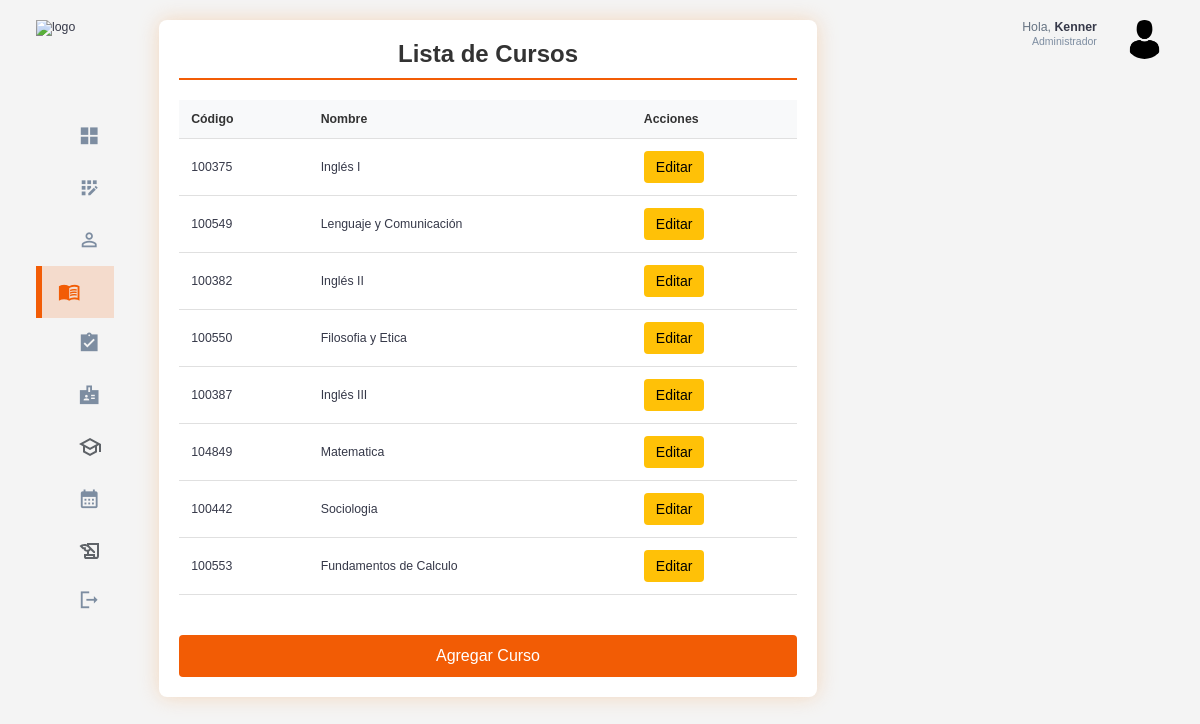
/cursos/ (signed in), run on the app's committed database.
### cursos/models.py (models this page shows, shortened)
class Curso(models.Model):
    codigo = models.CharField(max_length=10, unique=True)  # Campo único
    nombre = models.CharField(max_length=100)
    descripcion = models.TextField(null=True, blank=True)
    creditos = models.IntegerField()
    ciclo = models.IntegerField(validators=[MinValueValidator(1), MaxValueValidator(10)])
    pre_requisitos = models.ManyToManyField('self', symmetrical=False, related_name='requisitos_para', blank=True)

### usuarios/models.py (models this page shows, shortened)
class Usuario(AbstractUser):
    id = models.AutoField(primary_key=True)
    rol = models.ForeignKey(Rol, on_delete=models.CASCADE, null=True, blank=False)

### usuarios/decorators.py (the view)
        def _wrapped_view(request, *args, **kwargs):
            if request.user.is_authenticated and (request.user.rol.nombre_rol == role or request.user.rol.is_admin):
                return view_func(request, *args, **kwargs)
            else:
                raise PermissionDenied  # Lanza un error si no tiene el rol correcto

### cursos/views.py (called while the page is built)
@login_required
@role_required('Administrador')
def listar_cursos(request):
    cursos = Curso.objects.all()
    return render(request, 'cursos/listar_cursos.html', {'cursos': cursos})

### templates/cursos/listar_cursos.html (shortened to what this page needs)
{% extends 'base.html' %}
{% load static %}
{% block extra_css %}
    <link rel="stylesheet" href="{% static 'css/student_list.css' %}">
{% endblock %}
{% block content %}
<div class="student-list-container">
    <h2>Lista de Cursos</h2>
    <div class="table-responsive">
        <table class="student-table">
            <thead>
                <tr>
                  <th>Código</th>
                  <th>Nombre</th>
                  <th>Acciones</th>
                </tr>
            </thead>
            <tbody>
                {% for curso in cursos %}
                <tr>
                  <td>{{ curso.codigo }}</td>
                  <td>{{ curso.nombre }}</td>
                  <td>
                    <a href="{% url 'editar_curso' curso.pk %}"class="btn btn-edit">Editar</a>
                  </td>
                </tr>
                {% empty %}
                <tr>
                    <td colspan="7">No hay cursos en lista.</td>
                </tr>
                {% endfor %}
            </tbody>
        </table>
    </div>
    <a href="{% url 'agregar_curso' %}" class="btn btn-add">Agregar Curso</a>
</div>
{% endblock %}

### templates/base.html (shortened to what this page needs)
{% load static %}
<!DOCTYPE html>
<html lang="en">
<head>
    <link rel="stylesheet" href="{% static 'css/base.css' %}">
    {% block extra_css %}{% endblock %}
</head>
<body>
    <div class="container">
        <aside>
            <div class="top">
                <div class="logo">
                    <img src="/static/assets/logo_base.png" alt="logo">
                </div>
            </div>
            <div class="sidebar">
                <a href="{% url 'home_admin' %}" class="active">
                    <span class="material-icons-sharp">grid_view</span>
                </a>
                <a href="{% url 'registrar_usuario' %}" >
                    <span class="material-icons-sharp">app_registration</span>
                </a>
                <a href="{% url 'listar_estudiantes' %}">
                    <span class="material-icons-sharp">person_outline</span>
                </a>
                <a href="{% url 'listar_cursos' %}">
                    <span class="material-icons-sharp">menu_book</span>
                </a>
                <a href="{% url 'listar_estudiantes_historial' %}">
                    <span class="material-icons-sharp">assignment_turned_in</span>
                </a>
                <a href="{% url 'listar_profesores' %}">
                    <span class="material-icons-sharp">badge</span>
                </a>
                <a href="{% url 'listar_semestres' %}">
                    <svg xmlns="http://www.w3.org/2000/svg" height="24px" viewBox="0 -960 960 960" width="24px" fill="#5f6368"><path d="M480-120 200-272v-240L40-600l440-240 440 240v320h-80v-276l-80 44v240L480-120Zm0-332 274-148-274-148-274 148 274 148Zm0 241 200-108v-151L480-360 280-470v151l200 108Zm0-241Zm0 90Zm0 0Z"/></svg>
                </a>
                <a href="{% url 'listar_horarios' %}">
                    <span class="material-icons-sharp">calendar_month</span>
                <a href="{% url 'listar_matriculas' %}">
                </a>
                <a href="{% url 'signout' %}">
                    <span class="material-icons-sharp">logout</span>
                </a>
            </div>
        </aside>
        <main>
            {% block content %}
            {% endblock %}
        </main>
        <div class="right">
            <div class="top">
                <div class="profile">
                    <div class="info">
                        <p>Hola, <b>{{ request.user.username }}</b></p>
                        <small class="text-muted">Administrador</small>
                    </div>
                    <div class="profile-photo">
                        <img src="/static/assets/perfil_admin.png" alt="perfil_admin">
                    </div>
                </div>
            </div>
        </div>
    </div>
</body>
</html>

### static/css/base.css (style rules this page uses)
:root { --color-primary: #F25C05; --color-danger: #F26938; --color-success: #41f1b6; --color-warning: #F2A172; --color-white: #fff; --color-info-dark: #7d8da1; --color-info-light: #dce1eb; --color-dark: #363949; --color-light: #f2a1724f; --color-primary-variant: #8f5100; --color-dark-variant: #677483; --color-background: #f6f6f9; --card-border-radius: 2rem; --border-radius-1: 0.4rem; --border-radius-2: 0.8rem; --border-radius-3: 1.2rem; --card-padding: 1.8rem; --padding-1: 1.2rem; --box-shadow: 0 2rem 3rem var(--color-light) }
* { margin: 0; padding: 0; outline: 0; appearance: none; border: 0; text-decoration: none; list-style: none; box-sizing: border-box; }
html { font-size: 14px; }
body { width: 100vw; height: 100vh; font-family: Arial, sans-serif; font-size: 0.88rem; background: var(--color-background); user-select: none; overflow-x: hidden; color: var(--color-dark); }
.container { display: grid; width: 96%; margin: 0 auto; gap: 1.8rem; grid-template-columns: 16rem auto 23rem; }
a { color: var(--color-dark); }
img { display: block; width: 100%; }
h2 { font-size: 1.4rem; }
small { font-size: 0.75rem; }
.profile-photo { width: 2.8rem; height: 2.8rem; border-radius: 50%; overflow: hidden; }
.text-muted { color: var(--color-info-dark); }
p { color: var(--color-dark-variant); }
b { color: var(--color-dark); }
aside { height: 100vh; width: 16rem; }
aside .top { display: flex; align-items: center; justify-content: space-between; margin-top: 1.4rem; }
aside .logo { display: flex; gap: 0.8rem; }
aside .logo img { width: 12.5rem; height: 4.5rem; }
aside .sidebar { display: flex; flex-direction: column; height: 86vh; position: relative; top: 3rem; }
aside .sidebar a { display: flex; color: var(--color-info-dark); margin-left: 2rem; gap: 1rem; align-items: center; position: relative; height: 3.7rem; transition: all 300ms ease; padding: 0 1rem; white-space: nowrap; overflow: hidden; text-overflow: ellipsis; }
aside .sidebar a span { font-size: 1.6rem; transition: all 300ms ease; }
aside .sidebar a:last-child { position: absolute; bottom: 2rem; width: 100%; }
aside .sidebar a.active { background-color: var(--color-light); color: var(--color-primary); margin-left: 0; padding-left: calc(1rem - 3px); }
aside .sidebar a.active:before { content: ''; width: 6px; height: 100%; background: var(--color-primary); position: absolute; left: 0; }
aside .sidebar a.active span { color: var(--color-primary); margin-left: calc(1rem - 3px); }
main { margin-top: 1.4rem; }
.right { margin-top: 1.4rem; }
.right .top { display: flex; justify-content: end; gap: 2rem; }
.right .top .profile { display: flex; gap: 2rem; text-align: right; }
@media screen and (max-width: 1200px) { .container { width: 94%; grid-template-columns: 7rem auto 23rem; } }
@media screen and (max-width: 1200px) { aside .sidebar a { width: 5.6rem; } }
@media screen and (max-width: 1200px) { aside .sidebar a:last-child { position: relative; margin-top: 1.8rem; } }
@media screen and (max-width: 1200px) { aside .logo img { top: 10px; width: 8.2rem; height: 3.5rem; } }

### static/css/student_list.css (style rules this page uses)
body { margin: 0; padding: 0; font-family: Arial, sans-serif; background-color: #f4f4f4; }
.student-list-container { width: 100%; max-width: 1200px; margin: 0 auto; padding: 20px; background-color: #ffffff; border-radius: 8px; box-shadow: 0 0 20px rgba(243, 184, 128, 0.473); box-sizing: border-box; }
.student-list-container h2 { text-align: center; margin-bottom: 20px; padding-bottom: 10px; border-bottom: 2px solid #F25C05; color: #333; font-size: 24px; }
.table-responsive { overflow-x: auto; -webkit-overflow-scrolling: touch; }
.student-table { width: 100%; border-collapse: collapse; margin-bottom: 20px; }
.student-table th, .student-table td { padding: 12px; text-align: left; border-bottom: 1px solid #e0e0e0; }
.student-table th { background-color: #f8f9fa; font-weight: bold; color: #333; }
.btn { display: inline-block; padding: 8px 12px; border: none; border-radius: 4px; cursor: pointer; font-size: 14px; text-decoration: none; transition: background-color 0.3s; text-align: center; }
.btn-edit { background-color: #ffc107; color: #000; }
.btn-add { background-color: #F25C05; color: #fff; padding: 12px 20px; font-size: 16px; margin-top: 20px; display: block; width: 100%; }

### data on the page
Curso: codigo "100375", nombre "Inglés I"
Curso: codigo "100549", nombre "Lenguaje y Comunicación"
Curso: codigo "100382", nombre "Inglés II"
Curso: codigo "100550", nombre "Filosofia y Etica"
Curso: codigo "100387", nombre "Inglés III"
Curso: codigo "104849", nombre "Matematica"
Curso: codigo "100442", nombre "Sociologia"
Curso: codigo "100553", nombre "Fundamentos de Calculo"
Usuario: user.username "Kenner"
